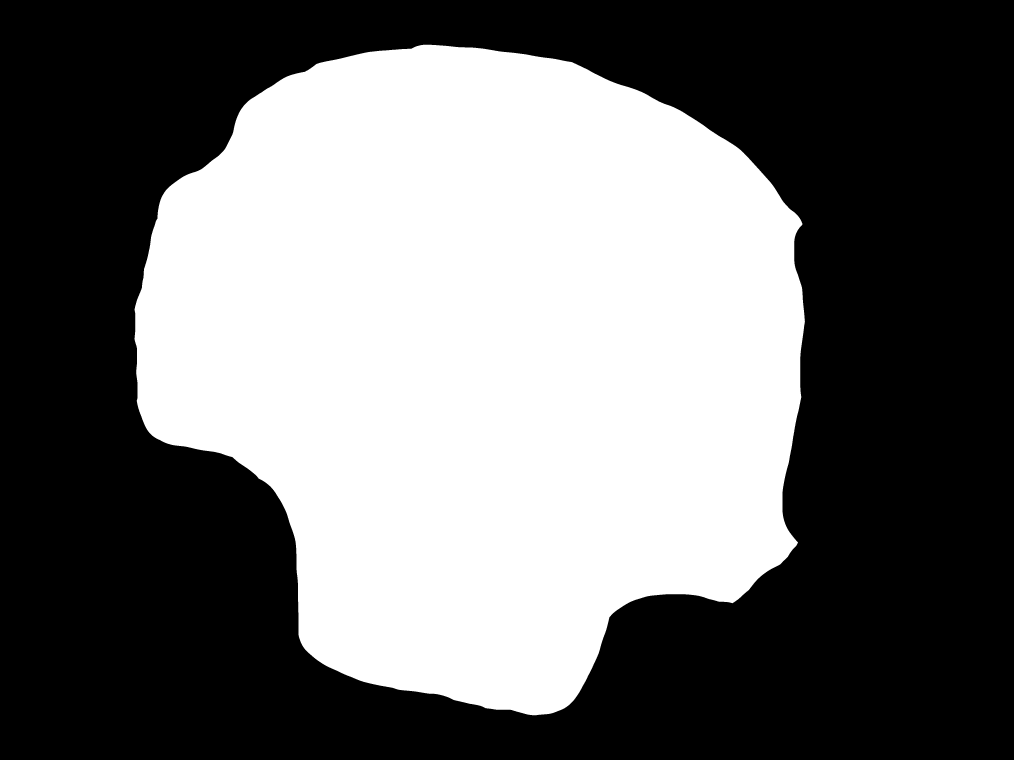
#> input picture mask.png, 4056 x 3040 px (shown at 1/4 size)
$ python meteor_pipeline.py mask.png
#> lines starting #> are read from the running program, lines starting #| are printed output that depends on the picture; after the words box and inside, x2 and y2 are one past the last pixel; in counts of white or black regions, pixels touching at a corner belong together
#!/usr/bin/env python3
"""
meteor_pipeline.py
------------------
Core pipeline : détection météores + publication MQTT + notification Telegram + sauvegarde image annotée.
Produit aussi :
  - detections.json      : log centralisé pour le tableau de bord Next.js
  - <stem>_meteor.json   : dans processed_dir, utilisé par meteor_nightly_report.py

Usage direct :
    python3 meteor_pipeline.py <image.jpg> [--config config.json]
"""

from __future__ import annotations

import argparse
import json
import logging
import math
import shutil
from datetime import datetime
from pathlib import Path
from typing import Any

import cv2
import numpy as np
import paho.mqtt.client as mqtt
import requests

logging.basicConfig(
    level=logging.INFO,
    format="%(asctime)s [%(levelname)s] %(message)s",
)
log = logging.getLogger(__name__)

# ---------------------------------------------------------------------------
# Config par défaut — surchargeable via config.json
# ---------------------------------------------------------------------------
DEFAULT_CONFIG: dict[str, Any] = {
    # MQTT
    "mqtt_host": "192.168.0.1",
    "mqtt_port": 1883,
    "mqtt_username": "",
    "mqtt_password": "",
    "mqtt_topic_detection": "observatory/meteors/detection",
    "mqtt_topic_nightly": "observatory/meteors/nightly",

    # Telegram
    "telegram_token": "VOTRE_TOKEN",
    "telegram_chat_id": "VOTRE_CHAT_ID",
    "telegram_send_image": True,

    # Détection
    "min_length": 45,
    "max_length": 2500,
    "hough_threshold": 120,
    "max_line_gap": 8,
    "dilation_iterations": 1,
    "cloud_area_threshold": 1550,

    # Stockage
    "annotated_dir": "/home/youruser/meteors/annotated",
    "positive_dataset_dir": "/home/youruser/meteors/dataset/positives",
    "processed_dir": "/home/youruser/meteors/processed",
    "watch_dir": "/home/youruser/meteors/incoming",

    # Masque AllSky (zones à ignorer — fond noir = masqué, blanc = actif)
    "mask": "/home/youruser/meteor_detector/mask.png",

    # Rapport web — fichier JSON centralisé lu par le site Next.js
    "detections_log": "/home/youruser/meteors/detections.json",
    "max_log_entries": 2000,
}


def load_config(path: Path | None) -> dict[str, Any]:
    cfg = DEFAULT_CONFIG.copy()
    if path and path.exists():
        with open(path, encoding="utf-8") as f:
            cfg.update(json.load(f))

    meteors_root = Path(cfg["detections_log"]).expanduser().parent
    derived_paths = {
        "annotated_dir": str(meteors_root / "annotated"),
        "processed_dir": str(meteors_root / "processed"),
        "watch_dir": str(meteors_root / "incoming"),
        "positive_dataset_dir": str(meteors_root / "dataset" / "positives"),
        "false_positive_dir": str(meteors_root / "dataset" / "false_positives"),
    }

    for key, derived_value in derived_paths.items():
        if cfg.get(key) == DEFAULT_CONFIG.get(key):
            cfg[key] = derived_value
    return cfg


# ---------------------------------------------------------------------------
# Log JSON centralisé (pour le site Next.js)
# ---------------------------------------------------------------------------

def append_detection_log(result: dict[str, Any], cfg: dict[str, Any]) -> None:
    """Ajoute la détection dans detections.json (lu par le site web)."""
    log_path = Path(cfg.get("detections_log", "/home/youruser/meteors/detections.json"))
    log_path.parent.mkdir(parents=True, exist_ok=True)

    entries: list[dict] = []
    if log_path.exists():
        try:
            with open(log_path, encoding="utf-8") as f:
                entries = json.load(f)
        except (json.JSONDecodeError, OSError):
            entries = []

    annotated_path = result.get("annotated_path")
    ts = result["timestamp"]
    entry = {
        "timestamp": ts,
        "image": Path(result["image"]).name,
        "meteor_count": result["meteor_count"],
        "detections": result.get("detections", []),
        "annotated_filename": Path(annotated_path).name if annotated_path else None,
        "night": datetime.fromisoformat(ts).strftime("%Y-%m-%d"),
    }
    entries.append(entry)

    max_entries = int(cfg.get("max_log_entries", 2000))
    if len(entries) > max_entries:
        entries = entries[-max_entries:]

    with open(log_path, "w", encoding="utf-8") as f:
        json.dump(entries, f, ensure_ascii=False, indent=2)

    log.info(f"Détection loggée dans {log_path}")


# ---------------------------------------------------------------------------
# Détection météores (algorithme AllSky)
# ---------------------------------------------------------------------------

def detect_meteors(img_path: Path, cfg: dict[str, Any]) -> dict[str, Any]:
    img = cv2.imread(str(img_path), cv2.IMREAD_COLOR)
    if img is None:
        raise FileNotFoundError(f"Impossible de lire : {img_path}")

    detected_at = datetime.now()
    h, w = img.shape[:2]
    min_length = int(cfg["min_length"])
    max_length = int(cfg.get("max_length", 850))

    # Rejeter les images tronquées (hauteur < 30% de la largeur = image incomplète)
    if h < w * 0.6:
        log.warning(f"Image tronquée détectée ({w}x{h}), ignorée : {img_path.name}")
        return {
            "image": str(img_path),
            "timestamp": detected_at.isoformat(),
            "meteor_count": 0,
            "detections": [],
            "annotated_path": None,
        }

    # 1) Grayscale
    gray = cv2.cvtColor(img, cv2.COLOR_BGR2GRAY)

    # 2) Canny
    canny = cv2.Canny(gray.astype(np.uint8), 100, 200, apertureSize=3).astype(np.uint8)

    # 3) Dilate + erode
    kernel = np.ones((3, 3), np.uint8)
    dilation = cv2.dilate(canny, kernel, iterations=int(cfg.get("dilation_iterations", 1)))
    dilation = cv2.erode(dilation, kernel, iterations=1)

    # 4) Masque nuages (contours > seuil)
    cloud_mask = np.zeros(dilation.shape, np.uint8)
    has_clouds = False
    contours, _ = cv2.findContours(dilation, cv2.RETR_CCOMP, cv2.CHAIN_APPROX_SIMPLE)
    for cnt in contours:
        if cv2.contourArea(cnt) > cfg["cloud_area_threshold"]:
            has_clouds = True
            cv2.drawContours(cloud_mask, [cnt], 0, 255, -1)

    if has_clouds:
        kernel7 = np.ones((7, 7), np.uint8)
        inv_cloud = cv2.bitwise_not(cloud_mask)
        dilation = np.clip(dilation * cv2.dilate(inv_cloud, kernel7, iterations=1), 0, 255).astype(np.uint8)

    # 5) Masque utilisateur (depuis config)
    mask_path = cfg.get("mask")
    if mask_path:
        mask_img = cv2.imread(mask_path, cv2.IMREAD_GRAYSCALE)
        if mask_img is not None:
            if mask_img.shape[:2] != (h, w):
                mask_img = cv2.resize(mask_img, (w, h), interpolation=cv2.INTER_NEAREST)
            dilation = cv2.bitwise_and(dilation, dilation, mask=mask_img)
        else:
            log.warning(f"Masque introuvable : {mask_path}")

    # 6) HoughLinesP
    lines = cv2.HoughLinesP(
        dilation,
        3,
        np.pi / 180,
        int(cfg.get("hough_threshold", 120)),
        minLineLength=min_length,
        maxLineGap=int(cfg.get("max_line_gap", 8)),
    )

    segments: list[dict[str, Any]] = []
    if lines is not None:
        for line in lines:
            x1, y1, x2, y2 = line[0]
            length_px = float(math.hypot(x2 - x1, y2 - y1))
            segments.append({"x1": int(x1), "y1": int(y1), "x2": int(x2), "y2": int(y2), "length": round(length_px, 1)})

    # Une image = un seul météore possible — on garde uniquement le segment le plus long
    # et on vérifie qu'il respecte les limites min/max
    detections: list[dict[str, Any]] = []
    if segments:
        best = max(segments, key=lambda s: s["length"])
        if best["length"] > max_length:
            log.warning(f"Segment trop long ({best['length']} px > max {max_length} px), ignoré : {img_path.name}")
        else:
            detections.append(best)

    # 7) Image annotée si détection
    annotated_path: Path | None = None
    if detections:
        annotated_dir = Path(cfg["annotated_dir"])
        annotated_dir.mkdir(parents=True, exist_ok=True)
        annotated = img.copy()
        for d in detections:
            cv2.line(annotated, (d["x1"], d["y1"]), (d["x2"], d["y2"]), (0, 255, 0), 10)
        ts = detected_at.strftime("%Y%m%d_%H%M%S")
        annotated_path = annotated_dir / f"{img_path.stem}_{ts}_annotated.jpg"
        cv2.imwrite(str(annotated_path), annotated, [int(cv2.IMWRITE_JPEG_QUALITY), 92])
        log.info(f"Image annotée sauvegardée : {annotated_path}")

    return {
        "image": str(img_path),
        "timestamp": detected_at.isoformat(),
        "meteor_count": len(detections),
        "detections": detections,
        "annotated_path": str(annotated_path) if annotated_path else None,
    }


# ---------------------------------------------------------------------------
# MQTT
# ---------------------------------------------------------------------------

def publish_mqtt(result: dict[str, Any], cfg: dict[str, Any], topic_key: str = "mqtt_topic_detection") -> None:
    client = mqtt.Client()
    if cfg.get("mqtt_username"):
        client.username_pw_set(cfg["mqtt_username"], cfg["mqtt_password"])
    try:
        client.connect(cfg["mqtt_host"], int(cfg["mqtt_port"]), keepalive=10)
        payload = json.dumps({k: v for k, v in result.items() if k != "annotated_path"})
        client.publish(cfg[topic_key], payload, qos=1, retain=False)
        client.disconnect()
        log.info(f"MQTT publié sur {cfg[topic_key]}")
    except Exception as e:
        log.error(f"Erreur MQTT : {e}")


# ---------------------------------------------------------------------------
# Telegram
# ---------------------------------------------------------------------------

def notify_telegram(result: dict[str, Any], cfg: dict[str, Any]) -> None:
    token = cfg["telegram_token"]
    chat_id = cfg["telegram_chat_id"]
    count = result["meteor_count"]
    ts = result["timestamp"]
    img_name = Path(result["image"]).name

    text = (
        f"🌠 *{count} météore(s) détecté(s)*\n"
        f"📷 `{img_name}`\n"
        f"🕐 `{ts}`"
    )

    annotated = result.get("annotated_path")
    if annotated and cfg.get("telegram_send_image") and Path(annotated).exists():
        url = f"https://api.telegram.org/bot{token}/sendPhoto"
        with open(annotated, "rb") as f:
            log.info(f"Envoi Telegram — token={token[:10]}... chat_id={chat_id}")
            resp = requests.post(url, data={"chat_id": chat_id, "caption": text, "parse_mode": "Markdown"}, files={"photo": f}, timeout=15)
    else:
        url = f"https://api.telegram.org/bot{token}/sendMessage"
        resp = requests.post(url, json={"chat_id": chat_id, "text": text, "parse_mode": "Markdown"}, timeout=15)

    if resp.ok:
        log.info("Notification Telegram envoyée")
    else:
        log.error(f"Erreur Telegram : {resp.text}")


def notify_telegram_nightly(report: dict[str, Any], cfg: dict[str, Any]) -> None:
    token = cfg["telegram_token"]
    chat_id = cfg["telegram_chat_id"]
    date = report.get("date", "?")
    total = report.get("total_meteors", 0)
    images = report.get("images_processed", 0)
    detections = report.get("images_with_meteors", 0)

    text = (
        f"🌙 *Bilan nocturne — {date}*\n"
        f"🖼 Images traitées : `{images}`\n"
        f"🌠 Images avec météore(s) : `{detections}`\n"
        f"✨ Total météores : `{total}`"
    )
    url = f"https://api.telegram.org/bot{token}/sendMessage"
    resp = requests.post(url, json={"chat_id": chat_id, "text": text, "parse_mode": "Markdown"}, timeout=15)
    if resp.ok:
        log.info("Bilan nocturne Telegram envoyé")
    else:
        log.error(f"Erreur Telegram bilan : {resp.text}")


# ---------------------------------------------------------------------------
# Pipeline complet
# ---------------------------------------------------------------------------

def process_image(img_path: Path, cfg: dict[str, Any], move_processed: bool = True) -> dict[str, Any]:
    log.info(f"Traitement : {img_path.name}")
    result = detect_meteors(img_path, cfg)

    # Toujours publier en MQTT (count=0 aussi utile pour Grafana)
    publish_mqtt(result, cfg, "mqtt_topic_detection")

    if result["meteor_count"] > 0:
        log.info(f"{result['meteor_count']} météore(s) détecté(s) !")

        # ── Log centralisé → tableau de bord Next.js ──
        append_detection_log(result, cfg)

        # ── Notification Telegram ──
        try:
            notify_telegram(result, cfg)
        except Exception as e:
            log.error(f"Erreur notification Telegram : {e}")

    # ── Déplacer l'image vers processed/<YYYY-MM-DD>/ ──
    if move_processed:
        night = datetime.fromisoformat(result["timestamp"]).strftime("%Y-%m-%d")
        processed_dir = Path(cfg["processed_dir"]) / night
        processed_dir.mkdir(parents=True, exist_ok=True)
        dest = processed_dir / img_path.name
        shutil.move(str(img_path), str(dest))
        log.info(f"Image déplacée vers {dest}")

        # Sauvegarder le JSON de résultat pour meteor_nightly_report.py
        result_for_json = {k: v for k, v in result.items() if k != "annotated_path"}
        result_for_json["image"] = str(dest)
        json_dest = processed_dir / f"{img_path.stem}_meteor.json"
        with open(json_dest, "w", encoding="utf-8") as f:
            json.dump(result_for_json, f, ensure_ascii=False, indent=2)

    return result


# ---------------------------------------------------------------------------
# CLI standalone
# ---------------------------------------------------------------------------

def main() -> int:
    ap = argparse.ArgumentParser(description="Pipeline détection météores")
    ap.add_argument("image", type=Path)
    ap.add_argument("--config", type=Path, default=Path("config.json"))
    ap.add_argument("--no-move", action="store_true", help="Ne pas déplacer l'image après traitement")
    args = ap.parse_args()

    cfg = load_config(args.config)
    result = process_image(args.image, cfg, move_processed=not args.no_move)
#> in detect_meteors, img is the input picture: shape (3040, 4056, 3); 43.3% white; 1 white region, box (x1, y1, x2, y2) and area: (538, 179, 3220, 2861) 5333061
#> in detect_meteors, `canny = cv2.Canny(gray.astype(np.uint8), 100, 200, apertureSize=3).ast..`:
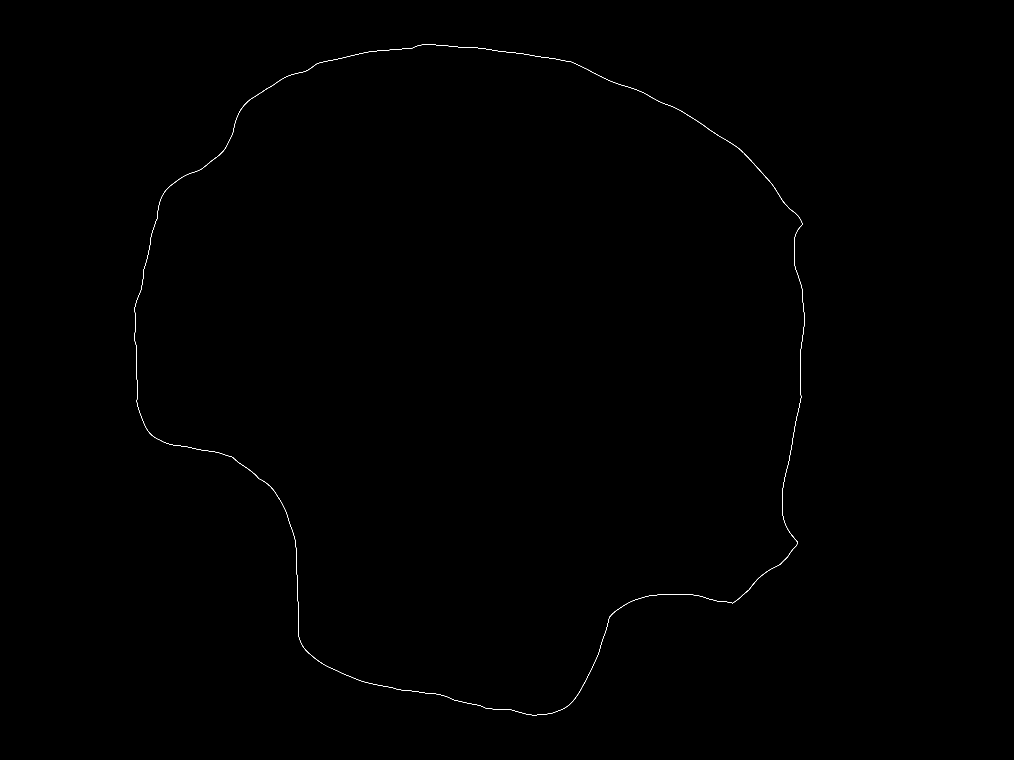
#> canny: shape (3040, 4056) (shown at 1/4 size); 0.07% white in thin lines or dots, all inside (x1, y1, x2, y2) = (537, 178, 3220, 2861)
#> in detect_meteors, `dilation = cv2.dilate(canny, kernel, iterations=int(cfg.get("dilation_..`:
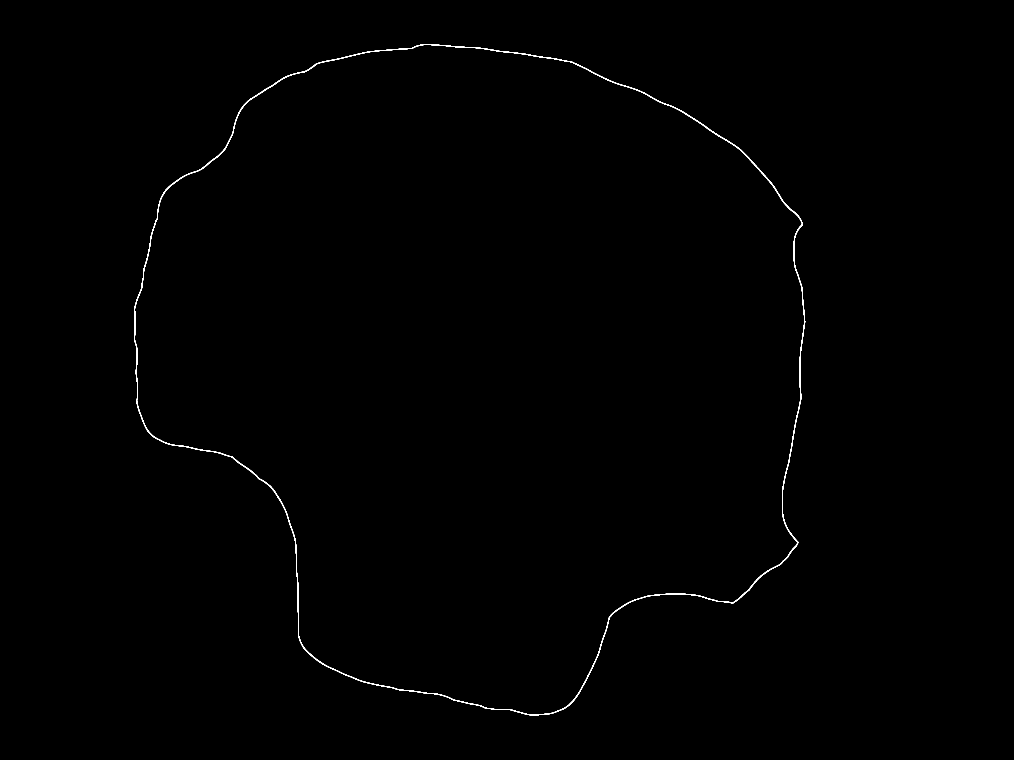
#> dilation: shape (3040, 4056) (shown at 1/4 size); 0.25% white; 1 white region, box (x1, y1, x2, y2) and area: (536, 177, 3221, 2862) 31216
#> in detect_meteors, `contours, _ = cv2.findContours(dilation, cv2.RETR_CCOMP, cv2.CHAIN_APP..`: contours = 2 contours; box (x1, y1, x2, y2) and area: (537, 178, 3220, 2861) 5333520, (537, 178, 3220, 2861) 5332604
#> the loop in detect_meteors, `for cnt in contours:` made 2 passes
#> after the loop in detect_meteors, `for cnt in contours:`: cloud_mask: shape (3040, 4056); 43.3% white; 1 white region, box (x1, y1, x2, y2) and area: (537, 178, 3220, 2861) 5337657
#> in detect_meteors, `dilation = cv2.bitwise_and(dilation, dilation, mask=mask_img)`:
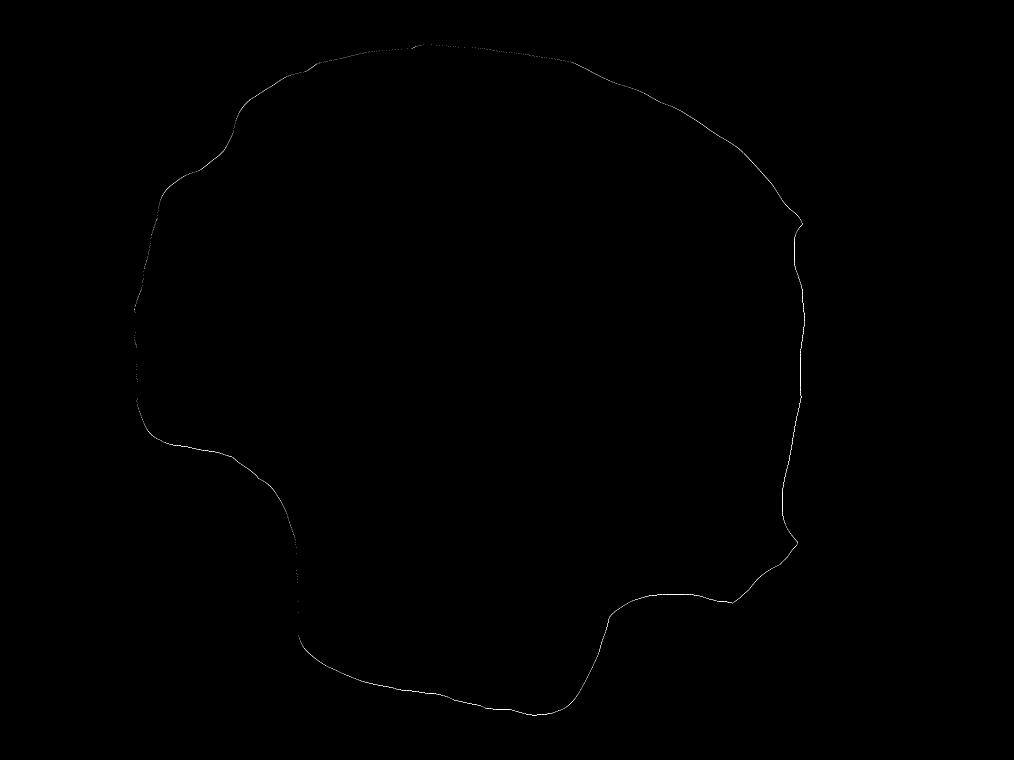
#> dilation: shape (3040, 4056) (shown at 1/4 size); values 0 (black) and 1 (white), 0.04% white in thin lines or dots, all inside (x1, y1, x2, y2) = (538, 179, 3220, 2861)
#> in detect_meteors, `lines = cv2.HoughLinesP( dilation, 3, np.pi / 180, int(cfg.get("hough_..`: lines = [[3192, 1648, 3204, 1586], [3205, 1386, 3217, 1295], [1471, 2731, 1575, 2752], [3130, 1958, 3143, 1891], [3200, 1549, 3200, 1446], [1812, 2798, 1894, 2817], [3214, 1231, 3218, 1281], [673, 1775, 718, 1783], [3176, 1044, 3176, 964], [3170, 1758, 3191, 1650]]
#> the loop in detect_meteors, `for line in lines:` made 10 passes
#> (x1, y1, x2, y2, length_px) on passes 1 to 10: (3192, 1648, 3204, 1586, 63.15), (3205, 1386, 3217, 1295, 91.79), (1471, 2731, 1575, 2752, 106.1), (3130, 1958, 3143, 1891, 68.25), (3200, 1549, 3200, 1446, 103), (1812, 2798, 1894, 2817, 84.17), (3214, 1231, 3218, 1281, 50.16), (673, 1775, 718, 1783, 45.71), (3176, 1044, 3176, 964, 80), (3170, 1758, 3191, 1650, 110)
#> after the loop in detect_meteors, `for line in lines:`: segments = 10 items
#> in detect_meteors, `best = max(segments, key=lambda s: s["length"])`: best = {'x1': 3170, 'y1': 1758, 'x2': 3191, 'y2': 1650, 'length': 110}
#> the loop in detect_meteors, `for d in detections:` made 1 pass
#> in process_image, `result = detect_meteors(img_path, cfg)`: result = 5 items
#> in append_detection_log, `ts = result["timestamp"]`: ts = '2026-11-21T00:35:08.820594'
#> in notify_telegram, `count = result["meteor_count"]`: count = 1
#> in notify_telegram, `ts = result["timestamp"]`: ts = '2026-11-21T00:35:08.820594'
#> in notify_telegram, `img_name = Path(result["image"]).name`: img_name = 'mask.png'
#> (the call stopped at in notify_telegram, `resp = requests.post(url, data={"chat_id": chat_id, "caption": text, "..`: requests is not available in this run)
#> in process_image, `night = datetime.fromisoformat(result["timestamp"]).strftime("%Y-%m-%d")`: night = '2026-11-21'
#> in process_image, `result_for_json = {k: v for k, v in result.items() if k != "annotated_..`: result_for_json = 4 items
#> result = 5 items
    print(json.dumps(result, indent=2, ensure_ascii=False))
#> (printed output is left out)
    return 0


if __name__ == "__main__":
    raise SystemExit(main())
#> (the program exits here)
